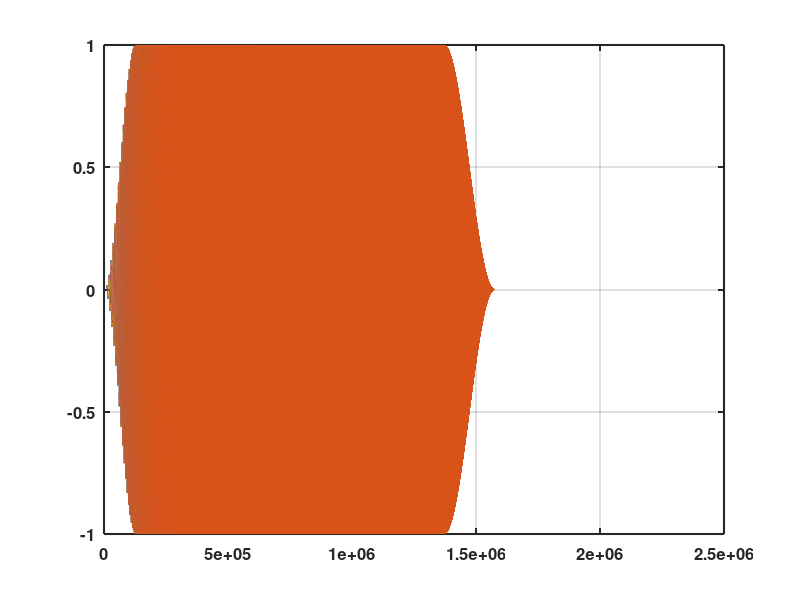

Write the MATLAB code that produced this figure. (Note: this script raises an error after producing the figure.)
% A-weighting digital filter
clear all;close all;clc
set(0,'DefaultLineLineWidth',1.0);
set(0,'DefaultAxesFontSize',12);
set(0,'DefaultAxesFontWeight','bold')
set(0,'DefaultAxesLineWidth',1.5)
% dBfs = 0;%-34.0%-6.0


% sig_frac=0.5;% fraction of full scale
% sig_frac = 10^(dBfs/20.0)
sig_frac = 1;


fs=96000;% must ensure that Windows settings are the same!
N=2^21;%19;% make this larger if there is insufficient time clearance

% S_dac=-1.59;% Focusrite 2i2 Yes, it inverts its monitor output!
% S_adc=+1.16;% Focusrite 2i2 line input gain @ 12:00 o'clock

Npad=N/4;% this is the total zeropad, added to end of play file
Ns=N-Npad;% most of array is used for sweep

t=linspace(0,(N-1)/fs,N)';% column vector
ts=linspace(0,(Ns-1)/fs,Ns)';% to calculate sweep

%-----------------------calculate logsweep-----------------------------%
f_start=10;% beginning of turnon half-Hann
f1=20;% end of turnon half-hann
%f2=0.91*fs/2;% beginning of turnoff half-Hann
f2=16000%20000;
f_stop=fs/2;% end of turnoff half-Hann
Ts=Ns/fs;% sweep duration.  This is N-Npad samples in length.
Ls=Ts/log(f_stop/f_start);% time for frequency to increase by factor e
sweep=zeros(N,1);% initialize
sweep(1:Ns)=sin(2*pi*f_start*Ls*(exp(ts/Ls)-1));% logsweep
%-----------------------------------------------------------------------%

%------------------tapered sweep window------------------------------
indexf1=round(fs*Ls*log(f1/f_start))+1;% end of starting taper
indexf2=round(fs*Ls*log(f2/f_start))+1;% beginning of ending taper
windo=ones(N,1);
windo(1:indexf1)=0.5*(1-cos(pi*(1:indexf1)/indexf1));% pre-taper
windo(indexf2+1:Ns)=0.5*(1+cos(pi*(1:Ns-indexf2)/(Ns-indexf2)))';% post-taper
windo(Ns+1:N)=0; % zeropad end of sweep
windosweep=windo.*sweep;% tapered at each end for output to DAC
%-----------------------------------------------------------------------%

y=sig_frac*[windosweep windosweep];% in phase for vinyl pressing

data = y;


fs = 96000;
figure(10);
plot(data)
grid on;


[data_A]=Aweighting_filterTest(data,96000);
% data_A = audio_AweightingTest(data);

audio_spectrum()

% function[weighted_array]=Aweighting_filter(array,fs)
function[weighted_array]=Aweighting_filterTest(array,fs)
    % function[weighted_array]=Aweighting_filter(array,fs)
    %----------------------------------------------------
    % A weighting filter for 44.1 or 96 kHz data only, otherwise bypass.
    % The response above 16 kHz is not specified so a smooth rolloff is chosen.
    % ---------------------------------------------------
    if fs==44100
    %------------------44.1 jule walker implementation-----------------
    fr=[0 6.3 10 16 25 40 63 100 160 250 400 630 1000 1600 2500 4000 6300 10000 16000 20000 22050];
    dBAtable=[-inf -85.4 -70.4 -56.7 -44.7 -34.6 -26.2 -19.1 -13.4 -8.6 -4.8 -1.9 0 1.0 1.3 1.0 -0.1 -2.5 -6.6 -9.3 -10];
    Wn=2*fr/fs;
    Amag=10.^(dBAtable/20);
    [b,a]=yulewalk(10,Wn,Amag);
    [d,c]=butter(1,2*240/fs,'high');% this corrects DC-LF with highpass
    [k,h]=butter(1,2*150/fs,'high');% this corrects DC-LF with highpass
    [m,l]=butter(1,2*40/fs,'high');% this corrects DC-LF with highpass
    %------------------compactify into single filter----------------
    bk=conv(b,d);ah=conv(a,c);% YW+HP1
    bm=conv(bk,k);al=conv(ah,h);% YW1+HP2
    bo=conv(bm,m);an=conv(al,l);% YW2+HP3 final coefficients
    weighted_array=filter(bo,an,array);
    %--------------------------------------------------------------------
    elseif fs==96000
    %------------------96kHz jule walker implementation-----------------
    fr=[0 6.3 10 16 25 40 63 100 160 250 400 630 1000 1600 2500 4000 6300 10000 16000 20000 25000 35000 48000];
    dBAtable=[-inf -85.4 -70.4 -56.7 -44.7 -34.6 -26.2 -19.1 -13.4 -8.6 -4.8 -1.9 0 1.0 1.3 1.0 -0.1 -2.5 -6.6 -9.3 -15 -25 -40];
    Wn=2*fr/fs;
    Amag=10.^(dBAtable/20);
    [b,a]=yulewalk(12,Wn,Amag);
    [d,c]=butter(1,2*280/fs,'high');% this corrects DC-LF with highpass
    [k,h]=butter(1,2*200/fs,'high');% this corrects DC-LF with highpass
    [m,l]=butter(1,2*40/fs,'high');% this corrects DC-LF with highpass
    %------------------compactify into single filter----------------
    bk=conv(b,d);ah=conv(a,c);% YW+HP1
    bm=conv(bk,k);al=conv(ah,h);% YW1+HP2
    bo=conv(bm,m);an=conv(al,l);% YW2+HP3 final coefficients
    weighted_array=filter(bo,an,array);
    
    else
        disp('%%%%%%%%%%%%%%%% Wrong fs, filter bypassed! %%%%%%%%%%%%%%%%')
        weighted_array=array;
    end
    
    
end
    